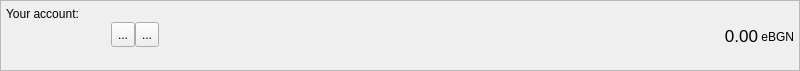
<?xml version="1.0" encoding="UTF-8"?>
<ui version="4.0">
 <class>AccountFrame</class>
 <widget class="QFrame" name="AccountFrame">
  <property name="geometry">
   <rect>
    <x>0</x>
    <y>0</y>
    <width>800</width>
    <height>71</height>
   </rect>
  </property>
  <property name="minimumSize">
   <size>
    <width>0</width>
    <height>70</height>
   </size>
  </property>
  <property name="maximumSize">
   <size>
    <width>16777215</width>
    <height>71</height>
   </size>
  </property>
  <property name="windowTitle">
   <string>Frame</string>
  </property>
  <property name="frameShape">
   <enum>QFrame::StyledPanel</enum>
  </property>
  <property name="frameShadow">
   <enum>QFrame::Plain</enum>
  </property>
  <layout class="QHBoxLayout" name="horizontalLayout_3">
   <property name="spacing">
    <number>0</number>
   </property>
   <property name="leftMargin">
    <number>5</number>
   </property>
   <property name="topMargin">
    <number>0</number>
   </property>
   <property name="rightMargin">
    <number>5</number>
   </property>
   <property name="bottomMargin">
    <number>0</number>
   </property>
   <item>
    <layout class="QVBoxLayout" name="verticalLayout_3">
     <property name="spacing">
      <number>1</number>
     </property>
     <property name="leftMargin">
      <number>0</number>
     </property>
     <property name="rightMargin">
      <number>0</number>
     </property>
     <item>
      <widget class="QLabel" name="label">
       <property name="minimumSize">
        <size>
         <width>0</width>
         <height>20</height>
        </size>
       </property>
       <property name="maximumSize">
        <size>
         <width>16777215</width>
         <height>20</height>
        </size>
       </property>
       <property name="text">
        <string>Your account:</string>
       </property>
       <property name="alignment">
        <set>Qt::AlignBottom|Qt::AlignLeading|Qt::AlignLeft</set>
       </property>
       <property name="margin">
        <number>0</number>
       </property>
       <property name="indent">
        <number>0</number>
       </property>
      </widget>
     </item>
     <item>
      <layout class="QHBoxLayout" name="horizontalLayout">
       <property name="spacing">
        <number>0</number>
       </property>
       <property name="bottomMargin">
        <number>0</number>
       </property>
       <item>
        <widget class="QLabel" name="m_addressLabel">
         <property name="sizePolicy">
          <sizepolicy hsizetype="Minimum" vsizetype="Preferred">
           <horstretch>0</horstretch>
           <verstretch>0</verstretch>
          </sizepolicy>
         </property>
         <property name="minimumSize">
          <size>
           <width>100</width>
           <height>22</height>
          </size>
         </property>
         <property name="maximumSize">
          <size>
           <width>16777215</width>
           <height>22</height>
          </size>
         </property>
         <property name="baseSize">
          <size>
           <width>0</width>
           <height>22</height>
          </size>
         </property>
         <property name="cursor">
          <cursorShape>IBeamCursor</cursorShape>
         </property>
         <property name="toolTip">
          <string>Your receiving address</string>
         </property>
         <property name="whatsThis">
          <string>This is your account address</string>
         </property>
         <property name="text">
          <string/>
         </property>
         <property name="alignment">
          <set>Qt::AlignBottom|Qt::AlignLeading|Qt::AlignLeft</set>
         </property>
         <property name="textInteractionFlags">
          <set>Qt::TextSelectableByKeyboard|Qt::TextSelectableByMouse</set>
         </property>
        </widget>
       </item>
       <item>
        <spacer name="horizontalSpacer_2">
         <property name="orientation">
          <enum>Qt::Horizontal</enum>
         </property>
         <property name="sizeType">
          <enum>QSizePolicy::Fixed</enum>
         </property>
         <property name="sizeHint" stdset="0">
          <size>
           <width>5</width>
           <height>25</height>
          </size>
         </property>
        </spacer>
       </item>
       <item>
        <widget class="QToolButton" name="m_copyButton">
         <property name="minimumSize">
          <size>
           <width>0</width>
           <height>25</height>
          </size>
         </property>
         <property name="toolTip">
          <string>Copy address</string>
         </property>
         <property name="statusTip">
          <string/>
         </property>
         <property name="whatsThis">
          <string/>
         </property>
         <property name="text">
          <string>...</string>
         </property>
         <property name="icon">
          <iconset resource="../../resources.qrc">
           <normaloff>:/icons/copy</normaloff>:/icons/copy</iconset>
         </property>
        </widget>
       </item>
       <item>
        <widget class="QToolButton" name="m_qrButton">
         <property name="minimumSize">
          <size>
           <width>0</width>
           <height>25</height>
          </size>
         </property>
         <property name="toolTip">
          <string>Show QR code</string>
         </property>
         <property name="statusTip">
          <string/>
         </property>
         <property name="text">
          <string>...</string>
         </property>
         <property name="icon">
          <iconset resource="../../resources.qrc">
           <normaloff>:/icons/qrcode</normaloff>:/icons/qrcode</iconset>
         </property>
        </widget>
       </item>
       <item>
        <spacer name="horizontalSpacer">
         <property name="orientation">
          <enum>Qt::Horizontal</enum>
         </property>
         <property name="sizeHint" stdset="0">
          <size>
           <width>0</width>
           <height>25</height>
          </size>
         </property>
        </spacer>
       </item>
       <item>
        <widget class="QLabel" name="totalBalance">
         <property name="sizePolicy">
          <sizepolicy hsizetype="Preferred" vsizetype="Preferred">
           <horstretch>0</horstretch>
           <verstretch>0</verstretch>
          </sizepolicy>
         </property>
         <property name="maximumSize">
          <size>
           <width>16777215</width>
           <height>24</height>
          </size>
         </property>
         <property name="font">
          <font>
           <pointsize>13</pointsize>
           <weight>50</weight>
           <bold>false</bold>
          </font>
         </property>
         <property name="toolTip">
          <string>Total balance</string>
         </property>
         <property name="statusTip">
          <string>Total balance</string>
         </property>
         <property name="text">
          <string>0.00</string>
         </property>
         <property name="alignment">
          <set>Qt::AlignBottom|Qt::AlignRight|Qt::AlignTrailing</set>
         </property>
         <property name="margin">
          <number>0</number>
         </property>
         <property name="textInteractionFlags">
          <set>Qt::TextSelectableByMouse</set>
         </property>
        </widget>
       </item>
       <item>
        <widget class="QLabel" name="label_2">
         <property name="sizePolicy">
          <sizepolicy hsizetype="Preferred" vsizetype="Fixed">
           <horstretch>0</horstretch>
           <verstretch>0</verstretch>
          </sizepolicy>
         </property>
         <property name="minimumSize">
          <size>
           <width>30</width>
           <height>20</height>
          </size>
         </property>
         <property name="maximumSize">
          <size>
           <width>16777215</width>
           <height>20</height>
          </size>
         </property>
         <property name="baseSize">
          <size>
           <width>-1</width>
           <height>20</height>
          </size>
         </property>
         <property name="text">
          <string> eBGN</string>
         </property>
         <property name="alignment">
          <set>Qt::AlignBottom|Qt::AlignLeading|Qt::AlignLeft</set>
         </property>
         <property name="margin">
          <number>0</number>
         </property>
        </widget>
       </item>
      </layout>
     </item>
     <item>
      <widget class="QLabel" name="addressStatusLabel">
       <property name="minimumSize">
        <size>
         <width>0</width>
         <height>20</height>
        </size>
       </property>
       <property name="maximumSize">
        <size>
         <width>16777215</width>
         <height>20</height>
        </size>
       </property>
       <property name="text">
        <string/>
       </property>
       <property name="alignment">
        <set>Qt::AlignLeading|Qt::AlignLeft|Qt::AlignTop</set>
       </property>
       <property name="margin">
        <number>0</number>
       </property>
       <property name="indent">
        <number>0</number>
       </property>
      </widget>
     </item>
    </layout>
   </item>
  </layout>
 </widget>
 <resources>
  <include location="../../resources.qrc"/>
 </resources>
 <connections>
  <connection>
   <sender>m_copyButton</sender>
   <signal>clicked()</signal>
   <receiver>AccountFrame</receiver>
   <slot>copyAddress()</slot>
   <hints>
    <hint type="sourcelabel">
     <x>818</x>
     <y>26</y>
    </hint>
    <hint type="destinationlabel">
     <x>422</x>
     <y>295</y>
    </hint>
   </hints>
  </connection>
  <connection>
   <sender>m_qrButton</sender>
   <signal>clicked()</signal>
   <receiver>AccountFrame</receiver>
   <slot>showQR()</slot>
   <hints>
    <hint type="sourcelabel">
     <x>802</x>
     <y>34</y>
    </hint>
    <hint type="destinationlabel">
     <x>494</x>
     <y>35</y>
    </hint>
   </hints>
  </connection>
 </connections>
 <slots>
  <slot>copyAddress()</slot>
 </slots>
</ui>
